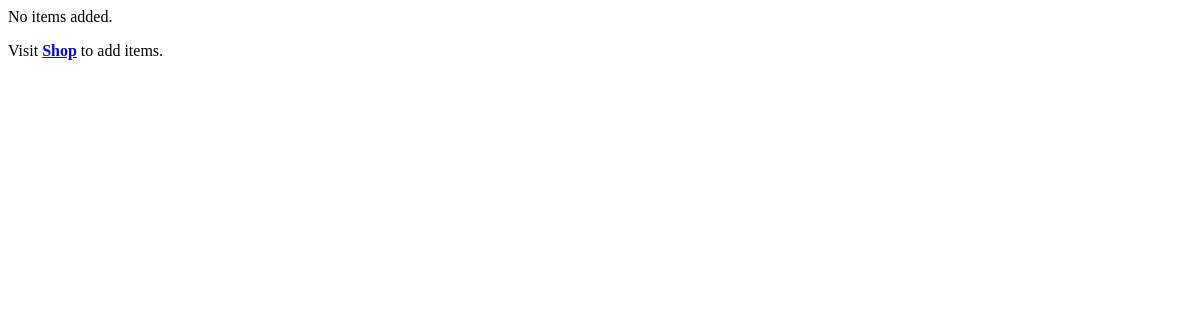
The page /getCartItems (signed in) on the database as committed earlier.
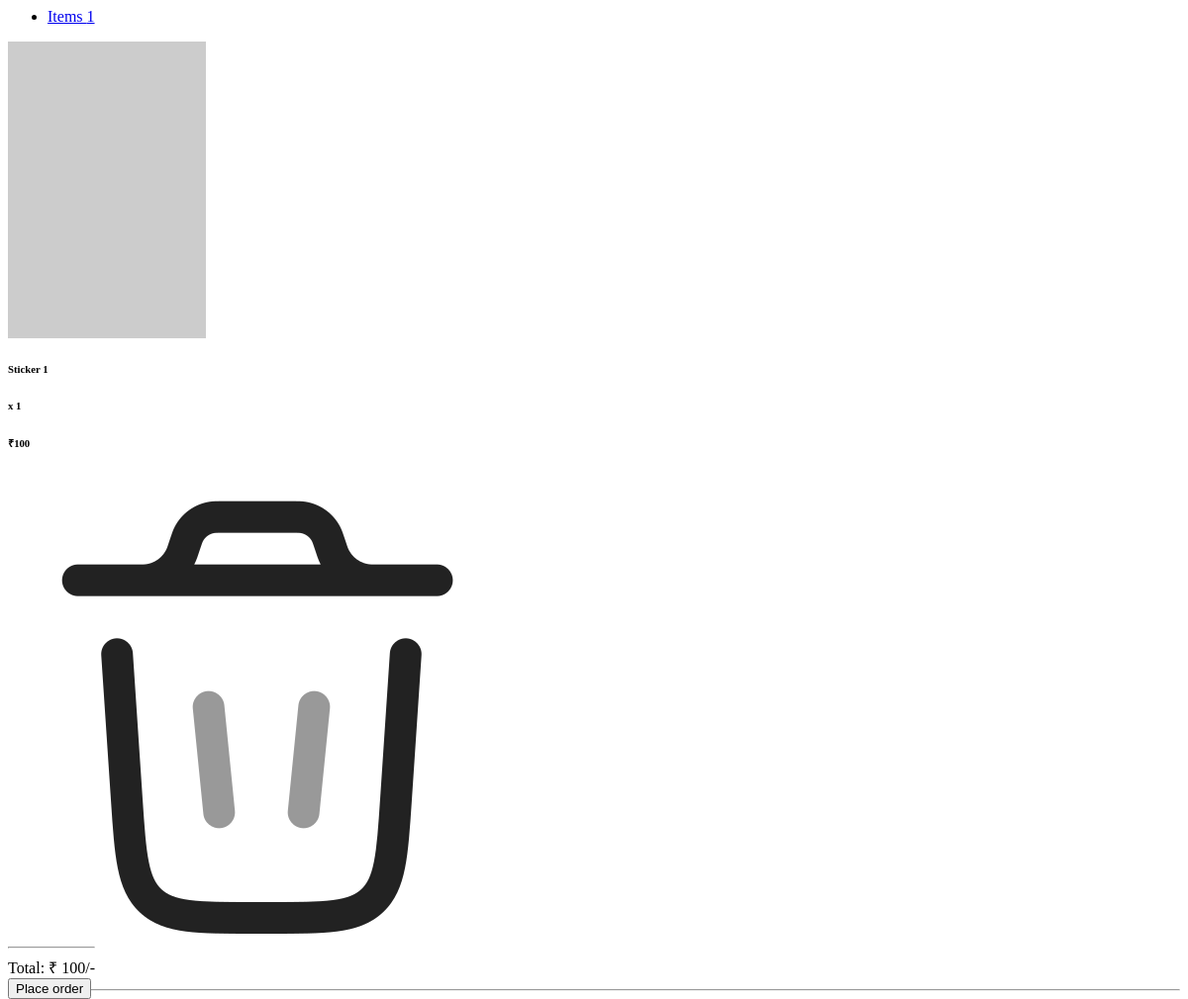
The same page on the database as committed later.
### PratyushDoodlesApp/models/UserModel.py (models this page shows, shortened)
class CartItem(db.Model):
    __tablename__ = 'cart_item'
    id = db.Column(db.Integer, primary_key=True)
    quantity = db.Column(db.Integer, nullable=False)
    cart_id = db.Column(db.Integer, db.ForeignKey('cart.id'), nullable=False)
    product_id = db.Column(db.Integer, db.ForeignKey('product.id'), nullable=False)
    def get_product(self):
        product = Product.query.filter_by(id = self.product_id).first()
        return product

### PratyushDoodlesApp/models/ProductModel.py (models this page shows, shortened)
class Product(db.Model):
    __tablename__ = 'product'
    id = db.Column(db.Integer, primary_key=True)
    name = db.Column(db.String(255), nullable=False)
    description = db.Column(db.String(255), nullable=False)
    price = db.Column(db.Integer, nullable=False)
    stock_quantity = db.Column(db.Integer, nullable=False)
    discount_percent = db.Column(db.Integer, nullable=True)
    product_highlight = db.Column(db.String(255), nullable=True)
    product_images = db.relationship('ProductImage', backref = 'of_product', lazy=True)

### PratyushDoodlesApp/business/cart.py (the view)
@cart_bp.route('/getCartItems')
def getCartItems():
    data = getCartData()
    return render_template('cart.html', data=data)

### PratyushDoodlesApp/business/auth.py (called while the page is built)
@login_manager.user_loader
def load_user(user_id):
    return User.query.get(int(user_id))

### PratyushDoodlesApp/business/cart.py (called while the page is built)
def getCartData():
    user = get_current_user()
    items_count = 0
    total_amount = 0
    cart_items = None
    if user and user.cart:
        cart_items = user.cart.cart_items
        for cart_item in cart_items:
            items_count = items_count + cart_item.quantity
            product = Product.query.filter_by(id = cart_item.product_id).first()
            total_amount = total_amount + (product.price * cart_item.quantity)
    return {
        'user' : user,
        'items_count' : items_count,
        'total_amount' : total_amount,
        'cart_items' : cart_items
    }

### PratyushDoodlesApp/business/util.py (called while the page is built)
def get_current_user():
    if  current_user.is_anonymous:
        return None
    return current_user

### PratyushDoodlesApp/templates/cart.html
{% if data.user %}
{% if data.cart_items and (data.cart_items|length>0) %}
<ul class="navbar-nav justify-content-end flex-grow-1 pe-3">
    <li class="nav-item">
        <a class="nav-link active" aria-current="page" href="#">Items {{data.items_count}}</a>
    </li>
</ul>
<div class="flex-column">
    {% for cart_item in data.cart_items %}
        <div id = "cart-item-{{ cart_item.product_id }}">
            {% with cart_item=cart_item, product=cart_item.get_product() %}
                {% include 'ui/cart_item.html' %}
            {% endwith %}
        </div>
    {% endfor %}
    <div class="container" style="position: absolute; bottom: 0;">
        <hr class="my-4">
        <div class="container mt-3">
            <div class="row">
                <div class="col-md-6">
                    <div class="total-amount">
                        Total: ₹ {{ data.total_amount }}/-
                    </div>
                </div>
                <div class="col-md-6 justify-content-center">
                    <a href="{{ url_for('checkout.checkout') }}">
                        <button class="checkout-button">Place order</button>
                    </a>
                </div>
            </div>
        </div>
    </div>
</div>
{% else %}
<div class="row ml-auto">
    <p>
        No items added.
    </p>
    <p>
        Visit <a type="button" class="btn btn-dark" href="{{ url_for('shop.shop') }}"><b>Shop</b></a> to add items.
    </p>
</div>
{% endif %}
{% else %}
    <div class="row ml-auto">
        <p>
            <a type="button" class="btn btn-dark" href="{{ url_for('auth.login') }}"><b>Log-In</b></a> to access your cart
        </p>
    </div>
{% endif%}

### PratyushDoodlesApp/templates/ui/cart_item.html
<div class="row mb-4 d-flex justify-content-between align-items-center">
    <div class="col-md-2 col-lg-2 col-xl-2">
        <img src="{{ product.product_images[0].picture_url }}" alt="Product" class="rounded-3 ic-50" />
    </div>
    <div class="col-md-3 col-lg-3 col-xl-3">
        <h6 class="text-muted">{{ product.name }}</h6>
        <h6 class="text-black mb-0">x {{ cart_item.quantity }}</h6>
    </div>
    <div class="col-md-3 col-lg-3 col-xl-3 offset-lg-1">
        <h6 class="mb-0">₹{{ product.price }}</h6>
    </div>
    <div class="col-md-1 col-lg-1 col-xl-1 text-end">
        <span class="text-muted" product_id="{{ product.id }}" onclick="removeItemFromCart(this)">
            <img class="ic-20" src="{{ url_for('static', filename='images/ic_trash.png') }}">
        </span>
    </div>
    <hr class="my-4">
</div>

Rows that differ between the two databases and show on the page:
added CartItem: name "Sticker 1", quantity "1", price "100"
Other text that changed with them:
{{ data.items_count }}: (not shown) → "1"
{{ data.total_amount }}: (not shown) → "100"
text no longer shown: "No items added. Visit Shop to add items."
text now shown: "Items Total: ₹ /- Place order"
